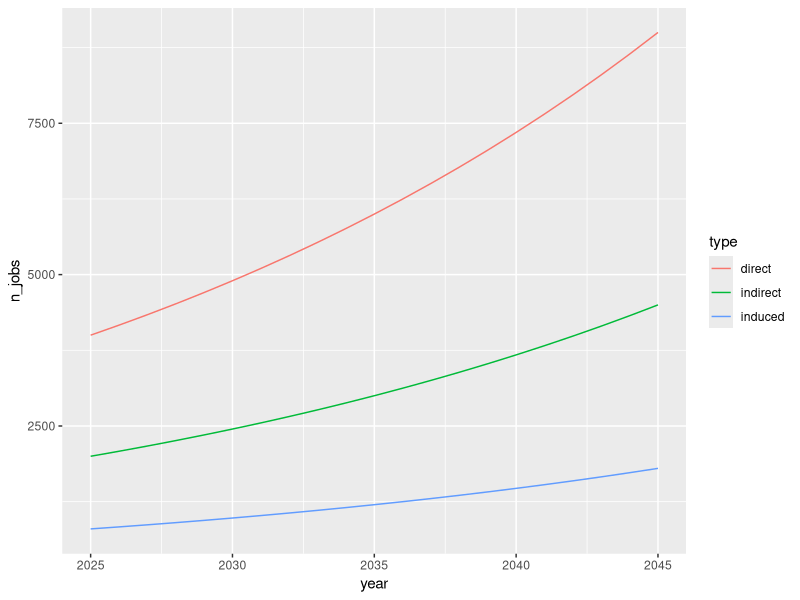

Write the R code that produced this figure.
## ---- chunk 1
library(tidyverse)
## ---- chunk 2
# Initial values
initial_capacity <- 111
final_capacity <- 722
years <- 20

# Calculate the annual growth rate
growth_rate <- (final_capacity / initial_capacity)^(1 / years) - 1

# Create variables to store the results
year <- 2025:2045
capacity <- numeric(length(year))
new_capacity <- numeric(length(year))

# Calculate the total capacity for each year
for (i in 1:length(year)) {
  capacity[i] <- initial_capacity * (1 + growth_rate)^(year[i] - 2025)
  if (i == 1) {
      new_capacity[i] <- capacity[i] - initial_capacity
  } else {
      new_capacity[i] <- capacity[i] - capacity[i-1]
  }
}

# Create a data frame with the results
sb_utility_pv <- data.frame(county = "SB", 
                             year = year, 
                             technology = "utility solar",
                             new_capacity = new_capacity,
                             total_capacity = round(capacity, 2))

# Display the table
print(sb_utility_pv)
## ---- chunk 3
# O&M direct jobs ---- 
# Assign variables
om_direct <- 10

# Add columns occupation, type, and n_jobs
sb_utility_pv_om_direct <- sb_utility_pv |>
    mutate(occupation = "O&M",
           type = "direct",
           n_jobs = total_capacity * om_direct)

# O&M indirect jobs ---- 
# Assign variables
om_indirect <- 5

# Add columns occupation, type, and n_jobs
sb_utility_pv_om_indirect <- sb_utility_pv |>
    mutate(occupation = "O&M",
           type = "indirect",
           n_jobs = total_capacity * om_indirect)

# O&M induced ----
# Assign variables
om_induced <- 2

# Add columns occupation, type, and n_jobs
sb_utility_pv_om_induced <- sb_utility_pv |>
    mutate(occupation = "O&M",
           type = "induced",
           n_jobs = total_capacity * om_induced)

# Stack 3 together for total SB PV O&M jobs
sb_utility_pv_om <- rbind(sb_utility_pv_om_direct, sb_utility_pv_om_indirect, sb_utility_pv_om_induced)

print(sb_utility_pv_om)

## ---- chunk 4
# Function to calculate capacity and jobs for different counties and technologies
pv_capacity_and_jobs <- function(county, technology, initial_capacity, final_capacity, occupation, direct_jobs, indirect_jobs, induced_jobs) {
    
  # Calculate the annual growth rate
  growth_rate <- (final_capacity / initial_capacity)^(1 / years) - 1
  
  # Create variables to store the results
  year <- 2025:2045
  capacity <- numeric(length(year))
  new_capacity <- numeric(length(year))
  
  # Calculate the total capacity for each year
  for (i in 1:length(year)) {
    capacity[i] <- initial_capacity * (1 + growth_rate)^(year[i] - 2025)
    if (i == 1) {
      new_capacity[i] <- capacity[i] - initial_capacity
    } else {
      new_capacity[i] <- capacity[i] - capacity[i-1]
    }
  }
  
  # Create a data frame with the results
  df <- data.frame(county = county, 
                   year = year, 
                   technology = technology,
                   new_capacity = new_capacity,
                   total_capacity = round(capacity, 2))
  
  # Direct jobs
  df_direct <- df %>%
    mutate(occupation = occupation, 
           type = "direct", 
           n_jobs = total_capacity * direct_jobs)
  
  # Indirect jobs
  df_indirect <- df %>%
    mutate(occupation = occupation, 
           type = "indirect", 
           n_jobs = total_capacity * indirect_jobs)
  
  # Induced jobs
  df_induced <- df %>%
    mutate(occupation = occupation, 
           type = "induced", 
           n_jobs = total_capacity * induced_jobs)
  
  # Stack them together for total jobs
  df_final <- rbind(df_direct, df_indirect, df_induced)
  
  return(df_final)
}

## ---- chunk 5
# Utility PV
sb_utility_pv_om <- pv_capacity_and_jobs(
  county = "SB", 
  technology = "Utility PV", 
  initial_capacity = 111, 
  final_capacity = 722, 
  occupation = "O&M", 
  direct_jobs = 10, 
  indirect_jobs = 5, 
  induced_jobs = 2
)

sb_utility_pv_const <- pv_capacity_and_jobs(
  county = "SB", 
  technology = "Utility PV", 
  initial_capacity = 111, 
  final_capacity = 722, 
  occupation = "Construction", 
  direct_jobs = 5, 
  indirect_jobs = 3, 
  induced_jobs = 1
)

slo_utility_pv_om <- pv_capacity_and_jobs(
  county = "SLO", 
  technology = "Utility PV", 
  initial_capacity = 50, 
  final_capacity = 1000, 
  occupation = "O&M", 
  direct_jobs = 10, 
  indirect_jobs = 5, 
  induced_jobs = 2
)

slo_utility_pv_const <- pv_capacity_and_jobs(
  county = "SLO", 
  technology = "Utility PV", 
  initial_capacity = 50, 
  final_capacity = 1000, 
  occupation = "Construction", 
  direct_jobs = 10, 
  indirect_jobs = 5, 
  induced_jobs = 2
)

ventura_utility_pv_om <- pv_capacity_and_jobs(
  county = "V", 
  technology = "Utility PV", 
  initial_capacity = 400, 
  final_capacity = 900, 
  occupation = "O&M", 
  direct_jobs = 10, 
  indirect_jobs = 5, 
  induced_jobs = 2
)

ventura_utility_pv_const <- pv_capacity_and_jobs(
  county = "V", 
  technology = "Utility PV", 
  initial_capacity = 400, 
  final_capacity = 900, 
  occupation = "Construction", 
  direct_jobs = 10, 
  indirect_jobs = 5, 
  induced_jobs = 2
)


# Rooftop PV
sb_roof_pv_om <- pv_capacity_and_jobs(
  county = "SB", 
  technology = "Rooftop PV", 
  initial_capacity = 111, 
  final_capacity = 2000, 
  occupation = "O&M", 
  direct_jobs = 10, 
  indirect_jobs = 5, 
  induced_jobs = 2
)

sb_roof_pv_const <- pv_capacity_and_jobs(
  county = "SB", 
  technology = "Rooftop PV", 
  initial_capacity = 111, 
  final_capacity = 2000, 
  occupation = "Construction", 
  direct_jobs = 5, 
  indirect_jobs = 3, 
  induced_jobs = 1
)

slo_roof_pv_om <- pv_capacity_and_jobs(
  county = "SLO", 
  technology = "Rooftop PV", 
  initial_capacity = 25, 
  final_capacity = 300, 
  occupation = "O&M", 
  direct_jobs = 10, 
  indirect_jobs = 5, 
  induced_jobs = 2
)

slo_roof_pv_const <- pv_capacity_and_jobs(
  county = "SLO", 
  technology = "Rooftop PV", 
  initial_capacity = 25, 
  final_capacity = 300, 
  occupation = "Construction", 
  direct_jobs = 10, 
  indirect_jobs = 5, 
  induced_jobs = 2
)

ventura_roof_pv_om <- pv_capacity_and_jobs(
  county = "V", 
  technology = "Rooftop PV", 
  initial_capacity = 29, 
  final_capacity = 150, 
  occupation = "O&M", 
  direct_jobs = 10, 
  indirect_jobs = 5, 
  induced_jobs = 2
)

ventura_roof_pv_const <- pv_capacity_and_jobs(
  county = "V", 
  technology = "Rooftop PV", 
  initial_capacity = 29, 
  final_capacity = 150, 
  occupation = "Construction", 
  direct_jobs = 10, 
  indirect_jobs = 5, 
  induced_jobs = 2
)



# Combine all counties and technologies
pv_all <- rbind(sb_utility_pv_om, sb_utility_pv_const, slo_utility_pv_om, slo_utility_pv_const, ventura_utility_pv_om, ventura_utility_pv_const,
                sb_roof_pv_om, sb_roof_pv_const, slo_roof_pv_om, slo_roof_pv_const, ventura_roof_pv_om, ventura_roof_pv_const)
## ---- chunk 6
pv_all |>
    filter(occupation == "Construction" &
           county == "V" &
           technology == "Utility PV") |>
    ggplot(aes(x = year, y = n_jobs, color = type)) +
    geom_line()
## ---- chunk 7

